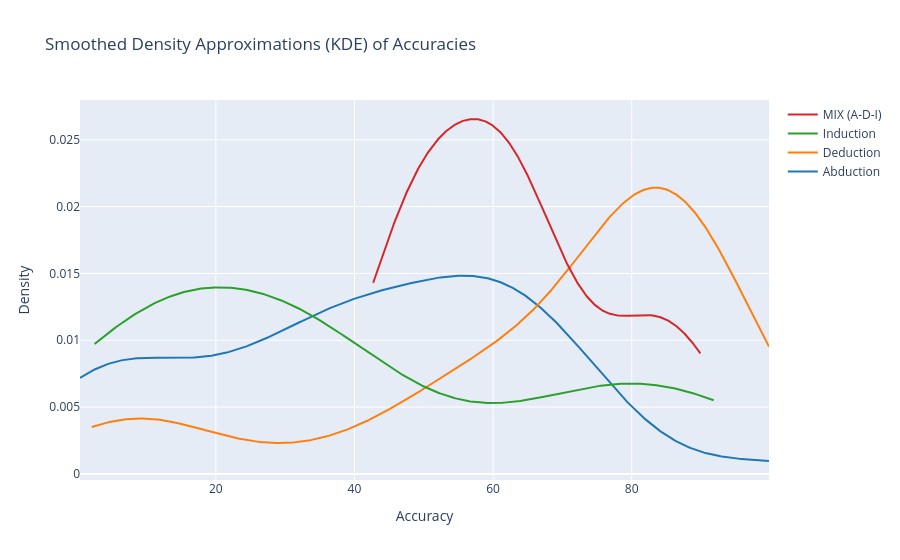

Notebook source saved alongside this figure:
### Code cell
domains = ['Abduction', 'Deduction', 'Induction', 'MIX (A-D-I)']


# --- Prepare data for the distribution plot ---
# Create a list of arrays, where each array contains the accuracies for one domain.
hist_data = [df[df['Domain'] == domain]['Accuracy'] for domain in domains]


# --- Create the plot with KDE curves only ---
# The create_distplot function can hide the histogram by setting show_hist=False
fig_kde_only = ff.create_distplot(
    hist_data,
    group_labels=domains,
    show_hist=False, # This parameter hides the histogram bars
    show_rug=False,
    curve_type='kde'
)

# Update layout
fig_kde_only.update_layout(
    title_text='Smoothed Density Approximations (KDE) of Accuracies',
    xaxis_title='Accuracy',
    yaxis_title='Density'
)

fig_kde_only.show()

### Figure 1 — Plotly figure (JSON) as saved in the notebook; plotly's stock layout.template omitted (floating-point values rounded to 4 significant figures; data arrays with more than 128 entries replaced by an {"elided": "..."} marker saying what was removed)
{"data": [{"legendgroup": "Abduction", "marker": {"color": "rgb(31, 119, 180)"}, "mode": "lines", "name": "Abduction", "showlegend": true, "type": "scatter", "x": {"elided": "500 float values"}, "xaxis": "x", "y": {"elided": "500 float values"}, "yaxis": "y"}, {"legendgroup": "Deduction", "marker": {"color": "rgb(255, 127, 14)"}, "mode": "lines", "name": "Deduction", "showlegend": true, "type": "scatter", "x": {"elided": "500 float values"}, "xaxis": "x", "y": {"elided": "500 float values"}, "yaxis": "y"}, {"legendgroup": "Induction", "marker": {"color": "rgb(44, 160, 44)"}, "mode": "lines", "name": "Induction", "showlegend": true, "type": "scatter", "x": {"elided": "500 float values"}, "xaxis": "x", "y": {"elided": "500 float values"}, "yaxis": "y"}, {"legendgroup": "MIX (A-D-I)", "marker": {"color": "rgb(214, 39, 40)"}, "mode": "lines", "name": "MIX (A-D-I)", "showlegend": true, "type": "scatter", "x": {"elided": "500 float values"}, "xaxis": "x", "y": {"elided": "500 float values"}, "yaxis": "y"}], "layout": {"barmode": "overlay", "hovermode": "closest", "legend": {"traceorder": "reversed"}, "title": {"text": "Smoothed Density Approximations (KDE) of Accuracies"}, "xaxis": {"anchor": "y2", "domain": [0, 1], "title": {"text": "Accuracy"}, "zeroline": false}, "yaxis": {"anchor": "free", "domain": [0, 1], "position": 0, "title": {"text": "Density"}}}}
